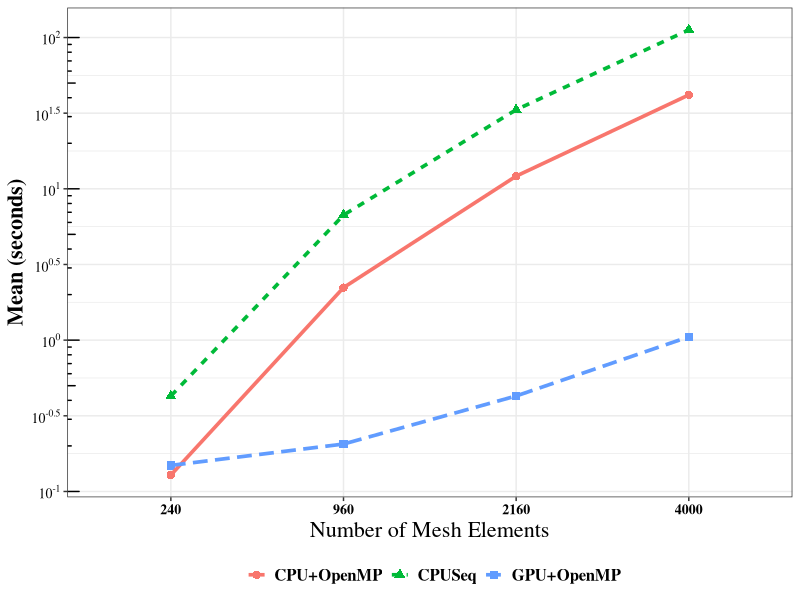

Write the R code that produced this figure.
library(ggplot2)

size <- c(240, 960, 2160, 4000)
# Mean
CPUseq <- cbind(size, "CPUSeq", c(0.42745741009906246, 6.710403074195104, 33.322337080031865, 112.33468089220212))
CPUOMP <- cbind(size, "CPU+OpenMP", c(0.12838128153331732, 2.2240155914022277, 12.135257472735248, 41.76173592719715 ))
GPU <-  cbind(size, "GPU+OpenMP", c(0.14864438673248515, 0.20578972496829617, 0.427673206096127, 1.05179645329578))
DF <- data.frame(rbind(CPUseq, CPUOMP, GPU))
names(DF) <- c("Size", "Version", "Mean")
DF$Size <- factor(DF$Size, levels = c("240", "960", "2160", "4000"))
DF$Mean <- as.numeric(as.character(DF$Mean))

Graph <- ggplot(DF, aes(x = Size, y = Mean, color = Version, group = Version)) + 
  geom_point(size = 2.5,mapping = aes(shape=Version)) + 
  geom_line(aes(linetype = Version), size=1.25) +
  theme_bw() + 
#  scale_colour_manual(values=c(cbbPalette)) +
#  scale_fill_manual(values=c(cbbPalette)) +
  scale_y_log10(breaks = scales::trans_breaks("log10", function(x) 10^x),
              labels = scales::trans_format("log10", scales::math_format(10^.x)))  + 
  annotation_logticks(sides = "l")  +
  ylab("Mean (seconds)") + 
  xlab(expression(paste("Number of Mesh Elements"))) +
  theme(plot.title = element_text(family = "Times", face="bold", size=16)) +
  theme(plot.title = element_text(hjust = 0.5)) +
  theme(axis.title = element_text(family = "Times", face="bold", size=16)) +
  theme(axis.text  = element_text(family = "Times", face="bold", size=10, colour = "Black")) +
  theme(legend.title  = element_text(family = "Times", face="bold", size=0)) +
  theme(legend.text  = element_text(family = "Times", face="bold", size=12)) +
  theme(legend.key.size = unit(5, "cm")) +
  theme(legend.direction = "horizontal",
        legend.position = "bottom",
        legend.key=element_rect(size=0),
        legend.key.size = unit(1, "lines")) +
  guides(col = guide_legend(nrow = 1))
ggsave(paste("~/Giuliano-plots.pdf",sep=""), Graph,  height=10, width=15, units="cm")


# Median
CPUseq <- c(0.4790759129991784, 7.484063304498704, 37.15695717749986, 123.71510654349913 )
CPUOMP <- c(0.15920984800322913, 3.2040811575134285, 16.986593497509602, 56.69127115351148 )
GPU <-  c(0.12808945053257048, 0.3175889280100819, 1.0840124645328615,  3.266195518517634)
